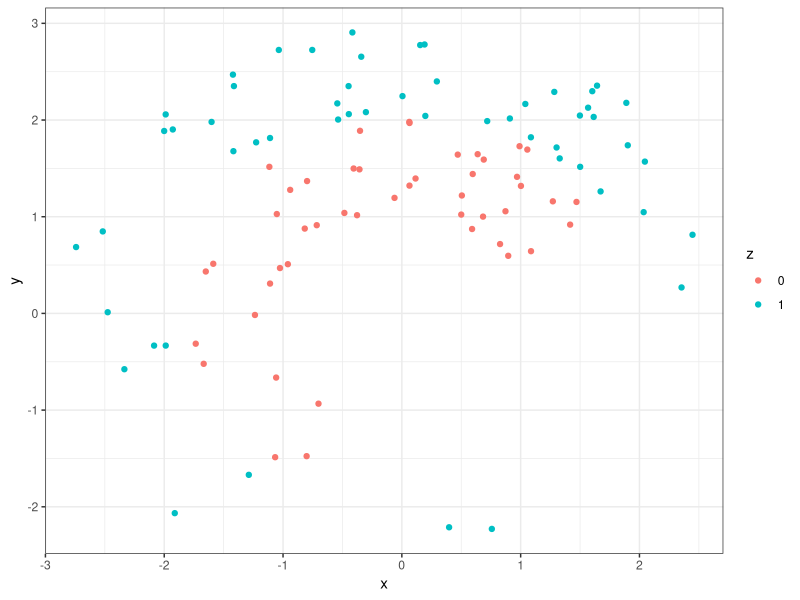
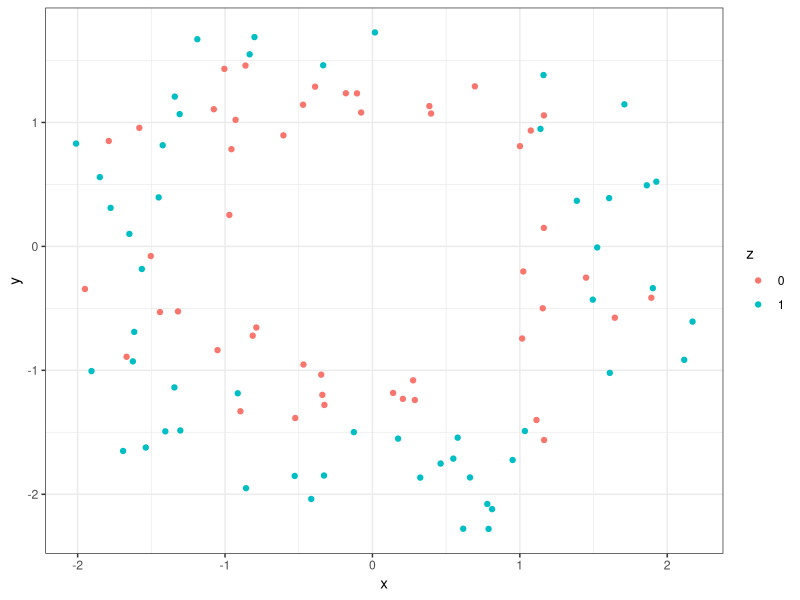
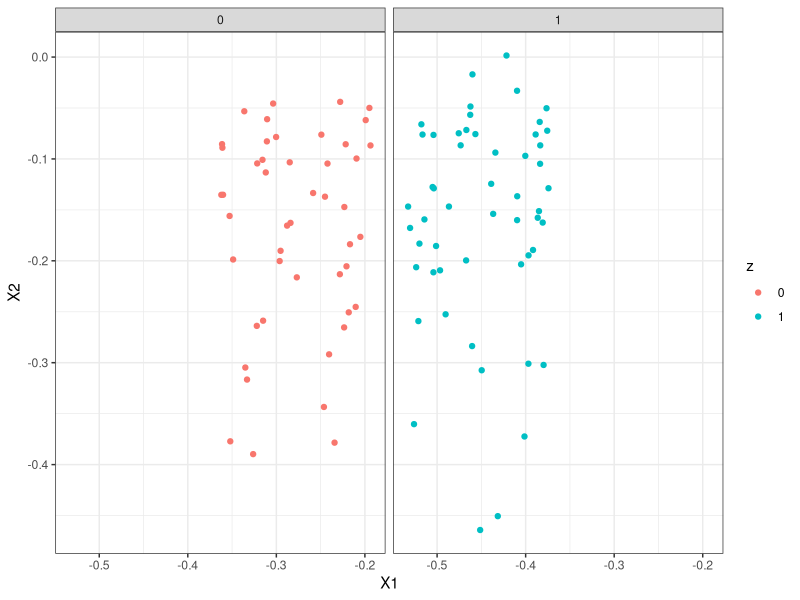
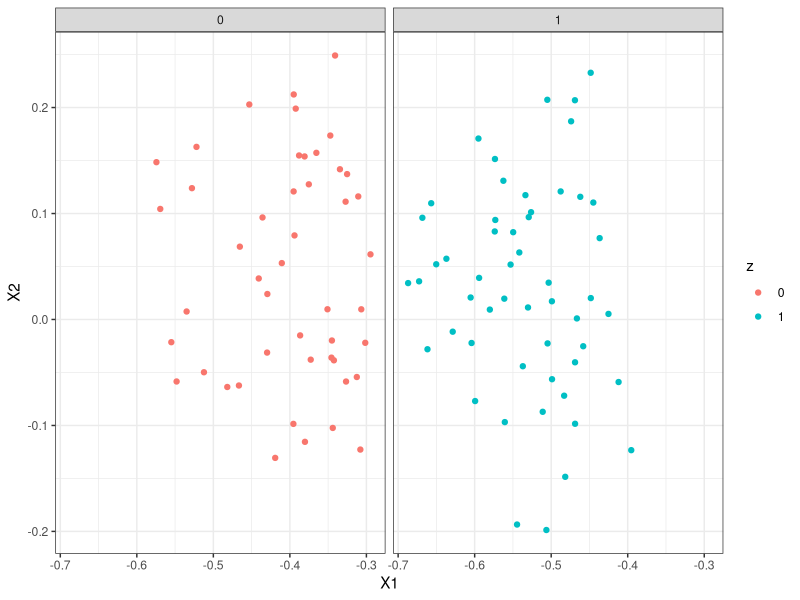
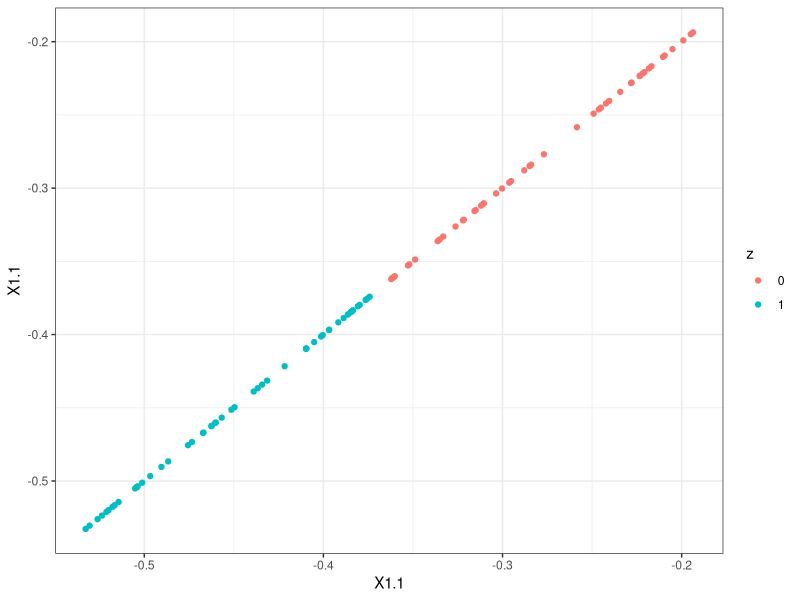

Here is the R script that generated these plots, in order: (Note: this script raises an error after producing the figures.)

################################################################################
# A nonlinear multitable example, made from two concentric circles.
################################################################################

## ---- libraries ----
library("kernlab")
library("ggplot2")
theme_set(theme_bw())

## ---- generate-data ----
n <- 100 # number of samples
z <- as.factor(sample(0:1, n, replace = TRUE)) # class labels
X <- list() # will store combined data frames

r <- setNames(c(1, 2), c("0", "1")) # radii
X[[1]] <- cbind(r[z], 2 * pi * rbeta(n, 1, 4)) + matrix(runif(2 * n), n, 2)
X[[2]] <- cbind(sqrt(r[z]), 2 * pi * runif(n)) + matrix(runif(2 * n), n, 2)

#X[[2]] <- r[z] %*% t(c(1, 1)) + matrix(runif(2 * n), n, 2) # if want linear vs. concentric

## ---- raw-data-plots ----
X1_df <- data.frame(X[[1]], z)
X1_df$x <- X1_df$X1 * cos(X1_df$X2)
X1_df$y <- X1_df$X1 * sin(X1_df$X2)

X2_df <- data.frame(X[[2]], z)
X2_df$x <- X2_df$X1 * cos(X2_df$X2)
X2_df$y <- X2_df$X1 * sin(X2_df$X2)

ggplot(X1_df) +
  geom_point(aes(x = x, y = y, col = z))
ggplot(X2_df) +
  geom_point(aes(x = x, y = y, col = z))

## ---- usual-cca ----
cancor_res <- cancor(X[[1]], X[[2]])
cancor_scores <- list(X1 = X[[1]] %*% cancor_res$xcoef,
                      X2 = X[[2]] %*% cancor_res$ycoef)

## ---- cca-plots ----
ggplot(data.frame(cancor_scores[[1]], z)) +
  geom_point(aes(x = X1, y = X2, col = z)) +
  facet_wrap(~z)
ggplot(data.frame(cancor_scores[[2]], z)) + # don't even need second component
  geom_point(aes(x = X1, y = X2, col = z)) + 
  facet_wrap(~z)

ggplot(data.frame(cancor_scores, z)) +
  geom_point(aes(x = X1.1, y = X1.1, col = z)) # perfect correlation between scores
ggplot(data.frame(cancor_scores, z)) + 
  geom_point(aes(x = X1.2, y = X1.2, col = z)) +


## ---- kcca ----
kcca_res <- kcca(X[[1]], X[[2]])
kcca_scores <- list(X1 = kcca_res@xcoef,
                    X2 = kcca_res@ycoef)

## ---- kcca-plots ----
ggplot(data.frame(kcca_scores[[1]], z)) +
  geom_point(aes(x = X1, y = X2, col = z)) +
  facet_wrap(~z)
ggplot(data.frame(kcca_scores[[2]], z)) +
  geom_point(aes(x = X1, y = X2, col = z)) +
  facet_wrap(~z)
kcca_res@kcor
